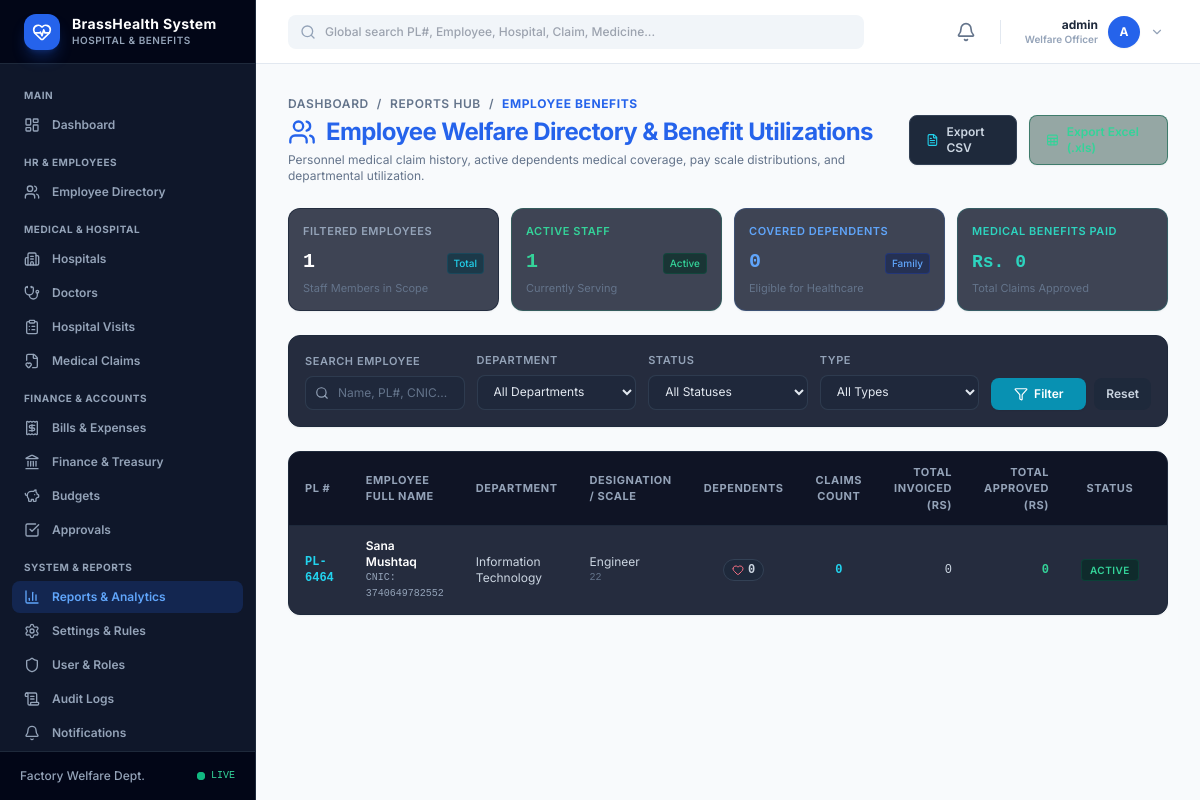
Before: /reports/employees/ (signed in) with the older database file.
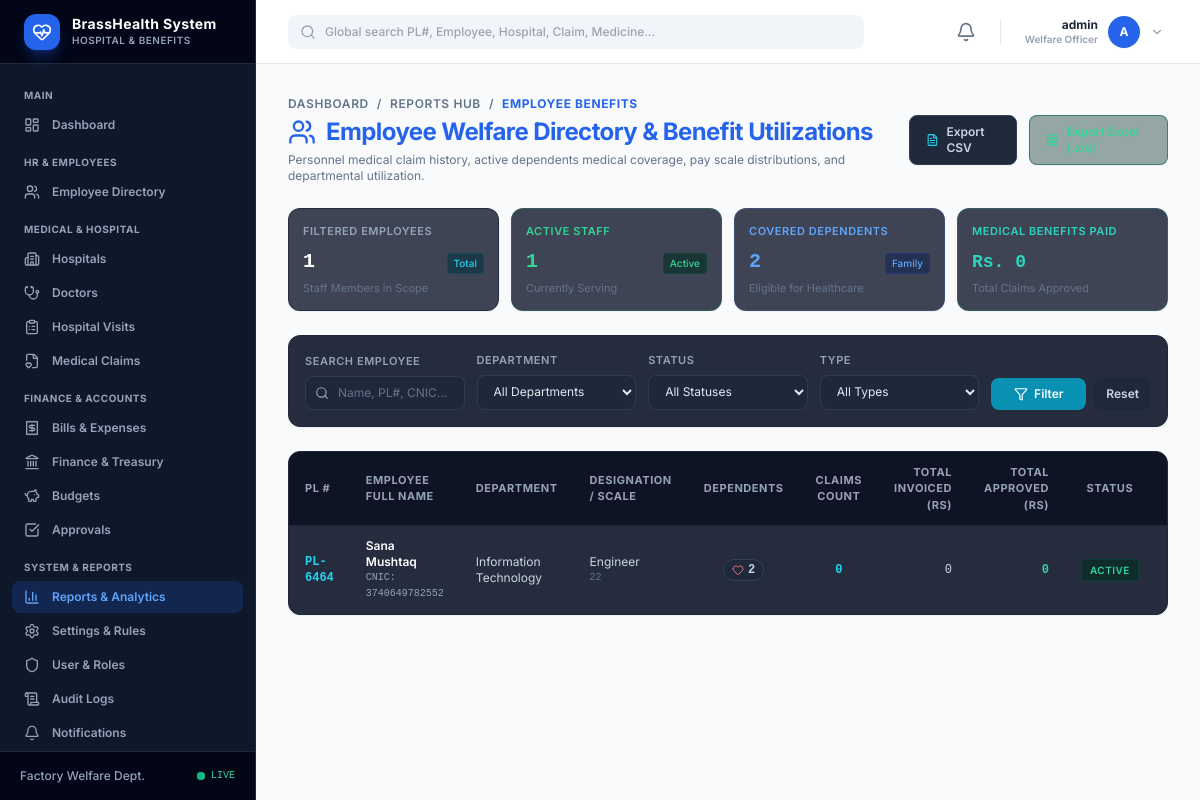
After: the same page with the newer database file.
### welfare_app/models.py (models this page shows, shortened)
class Employee(models.Model):
    GENDER_CHOICES = [
        ('Male', 'Male'),
        ('Female', 'Female'),
        ('Other', 'Other'),
    ]
    STATUS_CHOICES = [
        ('Active', 'Active'),
        ('Inactive', 'Inactive'),
        ('Retired', 'Retired'),
        ('Terminated', 'Terminated'),
        ('Suspended', 'Suspended'),
    ]
    EMPLOYMENT_TYPE_CHOICES = [
        ('Permanent', 'Permanent'),
        ('Contract', 'Contract'),
        ('Probation', 'Probation'),
        ('Temporary', 'Temporary'),
        ('Daily Wage', 'Daily Wage'),
        ('Intern', 'Intern'),
        ('Trainee / Apprentice', 'Trainee / Apprentice'),
        ('Other', 'Other'),
    ]
    pl_number = models.CharField(max_length=50, unique=True, verbose_name="Employee ID / PL#")
    name = models.CharField(max_length=120, verbose_name="Full Name")
    father_name = models.CharField(max_length=120, blank=True, null=True, verbose_name="Father/Guardian Name")
    department = models.CharField(max_length=120)
    designation = models.CharField(max_length=120, blank=True, null=True)
    joined_date = models.DateField(blank=True, null=True)
    created_at = models.DateTimeField(auto_now_add=True)
    cnic = models.CharField(max_length=20, unique=True, blank=True, null=True, verbose_name="CNIC")
    date_of_birth = models.DateField(blank=True, null=True)
    gender = models.CharField(max_length=20, choices=GENDER_CHOICES, blank=True, null=True)
    contact_number = models.CharField(max_length=50, blank=True, null=True)
    email = models.EmailField(blank=True, null=True)
    address = models.TextField(blank=True, null=True)
    grade_scale = models.CharField(max_length=50, blank=True, null=True, verbose_name="Pay Grade / Scale")
    employment_type = models.CharField(max_length=50, choices=EMPLOYMENT_TYPE_CHOICES, default='Permanent')
    employment_status = models.CharField(max_length=50, choices=STATUS_CHOICES, default='Active')
    basic_salary = models.DecimalField(max_digits=12, decimal_places=2, blank=True, null=True)
    bank_name = models.CharField(max_length=120, blank=True, null=True)
    bank_account = models.CharField(max_length=100, blank=True, null=True)
    bank_iban = models.CharField(max_length=100, blank=True, null=True)
    emergency_contact_name = models.CharField(max_length=120, blank=True, null=True)
    emergency_contact_phone = models.CharField(max_length=50, blank=True, null=True)
    emergency_contact_relation = models.CharField(max_length=50, blank=True, null=True)
    profile_picture = models.ImageField(upload_to='employees/photos/', blank=True, null=True)
    notes = models.TextField(blank=True, null=True)
    updated_at = models.DateTimeField(auto_now=True)
    class Meta:
        ordering = ['name']

### welfare_app/views/reports.py (the view, shortened to what this page needs)
# urls.py: path('reports/employees/', views.employee_report, name='employee_report'),
@login_required
def employee_report(request):
    employees = Employee.objects.all().prefetch_related('medical_claims', 'dependents')
    q = request.GET.get('q', '').strip()
    department = request.GET.get('department', '').strip()
    status = request.GET.get('status', '').strip()
    emp_type = request.GET.get('employment_type', '').strip()
    grade = request.GET.get('grade_scale', '').strip()
    if department:
        employees = employees.filter(department__icontains=department)
    if status:
        employees = employees.filter(employment_status=status)
    if emp_type:
        employees = employees.filter(employment_type=emp_type)
    if grade:
        employees = employees.filter(grade_scale__icontains=grade)
    total_staff = employees.count()
    active_staff = employees.filter(employment_status='Active').count()
    employee_rows = []
    total_claims_all = 0
    total_approved_all = 0
    total_dependents_all = 0
    for emp in employees.order_by('name'):
        claims = emp.medical_claims.all()
        claims_count = claims.count()
        total_billed = sum(c.total_bill_amount for c in claims)
        total_approved = sum(c.approved_amount for c in claims)
        dependents_count = emp.dependents.filter(status='Active').count()
        total_claims_all += claims_count
        total_approved_all += total_approved
        total_dependents_all += dependents_count
        employee_rows.append({
            'employee': emp,
            'claims_count': claims_count,
            'total_billed': float(total_billed),
            'total_approved': float(total_approved),
            'dependents_count': dependents_count,
        })
    paginator = Paginator(employee_rows, 50)
    page_obj = paginator.get_page(request.GET.get('page'))
    departments = Department.objects.filter(is_active=True).values_list('name', flat=True)
    if not departments:
        departments = Employee.objects.values_list('department', flat=True).distinct()
    return render(request, 'welfare_app/reports/employee.html', {
        'page_obj': page_obj,
        'q': q,
        'department': department,
        'status': status,
        'employment_type': emp_type,
        'grade_scale': grade,
        'departments': departments,
        'total_staff': total_staff,
        'active_staff': active_staff,
        'total_approved_all': float(total_approved_all),
        'total_dependents_all': total_dependents_all,
        'active_nav': 'reports',
    })

### welfare_app/context_processors.py (called while the page is built)
def welfare_context(request):
    context = {
        'app_name': 'BrassHealth System',
        'app_subtitle': 'Hospital Management System',
    }
    if request.user.is_authenticated:
        context['unread_notifications_count'] = Notification.objects.filter(
            user=request.user, is_read=False
        ).count()
        try:
            context['user_profile'] = request.user.profile
            context['user_role'] = request.user.profile.role
        except Exception:
            context['user_profile'] = None
            context['user_role'] = 'Admin' if request.user.is_superuser else 'Employee'
    return context

### welfare_app/templatetags/welfare_tags.py (called while the page is built)
@register.simple_tag(takes_context=True)
def is_active_nav(context, nav_name):
    active_nav = context.get('active_nav', '')
    if active_nav == nav_name:
        return 'bg-blue-600/20 text-blue-400'
    return 'text-slate-400 hover:bg-slate-800 hover:text-white'

### welfare_app/utils/helpers.py (called while the page is built)
def get_client_ip(request):
    x_forwarded_for = request.META.get('HTTP_X_FORWARDED_FOR')
    if x_forwarded_for:
        ip = x_forwarded_for.split(',')[0]
    else:
        ip = request.META.get('REMOTE_ADDR')
    return ip

### welfare_app/templates/welfare_app/reports/employee.html (shortened to what the changed rows need)
{% extends "welfare_app/base.html" %}
{% load static %}
{% block content %}
<div class="space-y-6">
  <div class="flex flex-col md:flex-row md:items-center md:justify-between gap-4">
    <div>
      <h1 class="text-2xl font-bold text-blue-600 tracking-tight flex items-center gap-2.5">
        <i data-lucide="users" class="w-7 h-7 text-blue-600"></i>
        Employee Welfare Directory & Benefit Utilizations
      </h1>
    </div>
  </div>
  <div class="grid grid-cols-2 sm:grid-cols-4 gap-3">
    <div class="bg-slate-900/80 border border-blue-500/20 rounded-xl p-3.5 flex flex-col justify-between shadow-sm">
      <div class="mt-2 flex items-baseline justify-between">
        <div class="text-xl font-bold text-blue-400 font-mono">{{ total_dependents_all }}</div>
        <span class="text-[10px] text-blue-400 font-medium bg-blue-950/60 border border-blue-800/40 px-1.5 py-0.5 rounded">Family</span>
      </div>
    </div>
  </div>
  <div class="bg-slate-900/90 border border-slate-800 rounded-xl overflow-hidden shadow-sm">
    <div class="overflow-x-auto">
      <table class="w-full text-left border-collapse">
        <thead>
          <tr class="bg-slate-950/60 border-b border-slate-800 text-[11px] font-semibold text-slate-400 uppercase tracking-wider">
            <th class="py-3 px-4">PL #</th>
            <th class="py-3 px-4">Employee Full Name</th>
            <th class="py-3 px-4">Department</th>
            <th class="py-3 px-4">Designation / Scale</th>
            <th class="py-3 px-4 text-center">Dependents</th>
            <th class="py-3 px-4 text-center">Claims Count</th>
            <th class="py-3 px-4 text-right">Total Invoiced (Rs)</th>
            <th class="py-3 px-4 text-right">Total Approved (Rs)</th>
            <th class="py-3 px-4 text-center">Status</th>
            <th class="py-3 px-4 text-right">Action</th>
          </tr>
        </thead>
        <tbody class="divide-y divide-slate-800/60 text-xs">
          {% for row in page_obj %}
          <tr class="hover:bg-slate-800/40 transition-colors">
            <td class="py-3 px-4 font-mono font-bold text-cyan-400">
              <a href="{% url 'employee_detail' row.employee.pk %}" class="hover:underline">{{ row.employee.pl_number }}</a>
            </td>
            <td class="py-3 px-4">
              <div class="font-semibold text-white">{{ row.employee.name }}</div>
              <div class="text-[10px] text-slate-400 font-mono">
                CNIC: {{ row.employee.cnic|default:'N/A' }}
              </div>
            </td>
            <td class="py-3 px-4 text-slate-300">
              {{ row.employee.department }}
            </td>
            <td class="py-3 px-4 text-slate-300">
              <div>{{ row.employee.designation|default:'General Staff' }}</div>
              {% if row.employee.grade_scale %}
              <div class="text-[10px] text-slate-500 font-mono">{{ row.employee.grade_scale }}</div>
              {% endif %}
            </td>
            <td class="py-3 px-4 text-center font-mono font-bold text-slate-300">
              <span class="inline-flex items-center gap-1 px-2 py-0.5 rounded-full bg-slate-800 border border-slate-700 text-xs">
                <i data-lucide="heart" class="w-3 h-3 text-rose-400"></i>
                {{ row.dependents_count }}
              </span>
            </td>
            <td class="py-3 px-4 text-center font-mono font-bold text-cyan-400">
              {{ row.claims_count }}
            </td>
            <td class="py-3 px-4 text-right font-mono text-slate-300">
              {{ row.total_billed|floatformat:0 }}
            </td>
            <td class="py-3 px-4 text-right font-mono font-bold text-emerald-400">
              {{ row.total_approved|floatformat:0 }}
            </td>
            <td class="py-3 px-4 text-center">
              <span class="inline-block px-2 py-0.5 rounded text-[10px] font-semibold uppercase tracking-wider
                {% if row.employee.employment_status == 'Active' %}bg-emerald-950/60 border border-emerald-800/40 text-emerald-400
                {% elif row.employee.employment_status == 'Retired' %}bg-blue-950/60 border border-blue-800/40 text-blue-400
                {% else %}bg-slate-800 border border-slate-700 text-slate-400{% endif %}">
                {{ row.employee.employment_status }}
              </span>
            </td>
            <td class="py-3 px-4 text-right">
            </td>
          </tr>
          {% endfor %}
        </tbody>
      </table>
    </div>
  </div>
</div>
{% endblock %}

Changed rows visible on the page:
changed Employee "PL-6464": dependents_count "0" → "2"
Other visible differences:
{{ total_dependents_all }}: "0" → "2"
